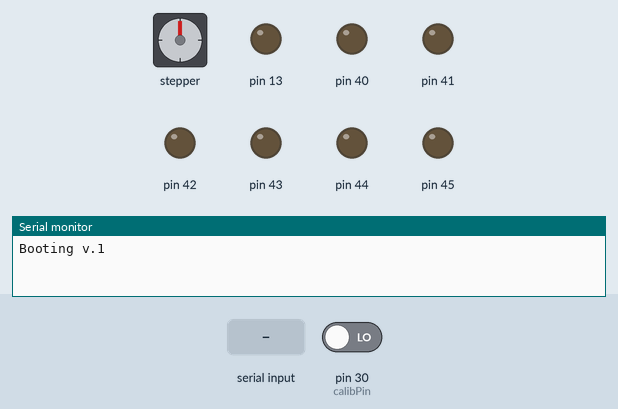
This sketch was run on a simulated Arduino Mega 2560, built with avr-gcc and run on an emulated ATmega2560. Shown: stepper motor, output pins drawn as LEDs (lit = HIGH), the last lines printed to the serial monitor. The test bench sets the inputs (shaded band); at power-on: pin 30 (calibPin) LOW. Stepper angles assume 6000 steps per turn.

Above: at 1.2 s.
1.3 s: "90,45\n" received over Serial
At 4.29 s:
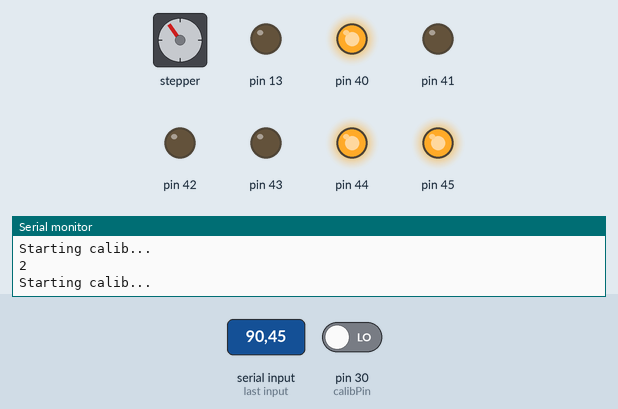
4.3 s: pin 30 (calibPin) driven HIGH
At 4.53 s:
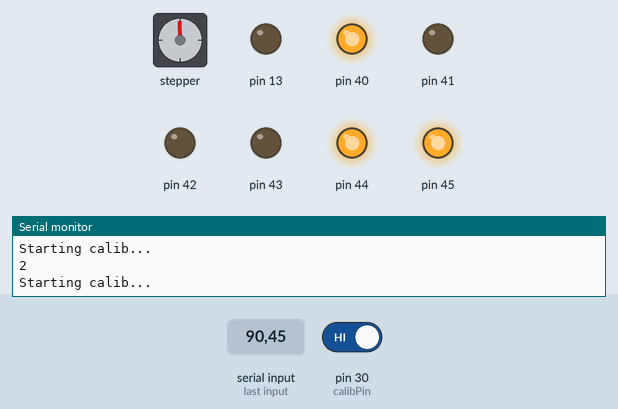
7.3 s: "30,150\n" received over Serial
At 8.1 s:
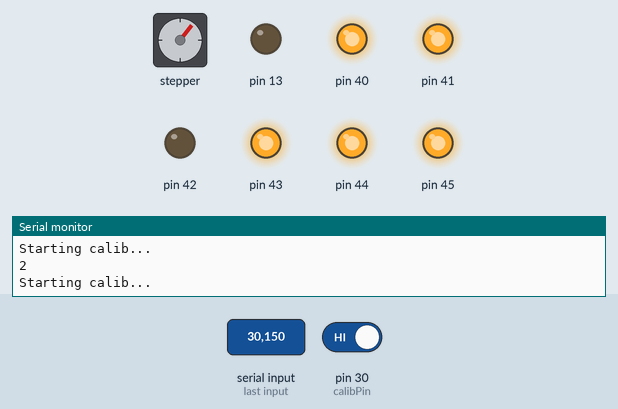
10.3 s: pin 30 (calibPin) driven LOW
13.3 s: "200\n" received over Serial
At 16.29 s:
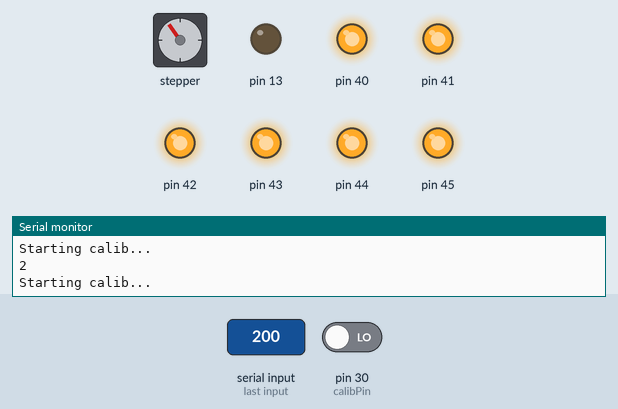
16.3 s: pin 30 (calibPin) driven HIGH
Timing chart, 0 to 23.4 s (numbered marks = the images above; inputs shaded):
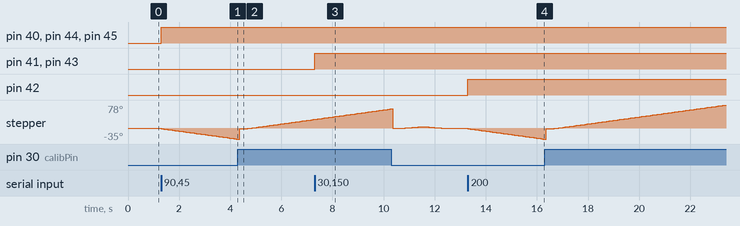

Measured:
- after the input at 1.3 s, pin 40, pin 44, pin 45: LOW → HIGH at once; stepper: keeps turning counter-clockwise at about 12°/s, starting at once
- after the input at 7.3 s, pin 41, pin 43: LOW → HIGH at once
- after the input at 13.3 s, pin 42: LOW → HIGH at once; stepper: keeps turning counter-clockwise at about 12°/s, starting at once

The sketch:

soda_motor.ino
```cpp
/*     Simple Stepper Motor Control Exaple Code

    by Dejan Nedelkovski, www.HowToMechatronics.com

*/


#include <AccelStepper.h>

const int stepsPerRevolution = 6000;  // change this to fit the number of steps per revolution

// defines pins numbers
const unsigned int stepPin = 22;
const unsigned int dirPin = 24;
const unsigned int inPin = 5;
const unsigned int calibPin = 30;
const unsigned int disp1En = 40;

// Define a stepper and the pins it will use
AccelStepper stepper(1, stepPin, dirPin);

void setup()
{
  stepper.setMaxSpeed(600.0f);
  //stepper.setSpeed(200.0f);
  stepper.setAcceleration(200.0);
  pinMode(inPin, INPUT);
  pinMode(13, OUTPUT);
  pinMode(calibPin, INPUT);
  for(int i = 40; i < 46; i++){
    pinMode(i, OUTPUT);
  }

  Serial.begin(115200);
  Serial.println("Booting v.1");
}


#define ST_INIT  0
#define ST_NEG   1
#define ST_POS   2
#define ST_RESET 3
#define ST_IDLE  4
#define ST_DISP  5


#define DISPENSERENABLEOFFSET 40

int calibState = ST_IDLE;

int dispenserEn = 0;
void loop()
{
  if (Serial.available() > 0) {
    byte incomingByte = Serial.read();
    calibState = ST_INIT;
    dispenserEn = DISPENSERENABLEOFFSET + incomingByte - '0';
    Serial.println(dispenserEn);
  }

  switch (calibState) {
    case ST_INIT:
      Serial.println("Starting calib...");
      setEnable(dispenserEn);
      calibState = (digitalRead(calibPin) == HIGH ? ST_POS : ST_NEG);
      break;

    case ST_NEG:
      stepper.setSpeed(-200);
      if (digitalRead(calibPin) == HIGH) {
        calibState = ST_POS;
        stepper.setCurrentPosition(0);
        stepper.runToNewPosition(-10);
      }
      stepper.runSpeed();
      break;

    case ST_POS:
      stepper.setSpeed(200);
      if (digitalRead(calibPin) == LOW) {
        calibState = ST_RESET;
      }
      stepper.runSpeed();
      break;

    case ST_RESET:
      stepper.setCurrentPosition(0);
      Serial.println("Calib done");
      calibState = ST_DISP;
      break;

    case ST_DISP:
      stepper.runToNewPosition(90);
      stepper.runToNewPosition(0);
      setDisable(dispenserEn);
      calibState = ST_IDLE;

      break;

    case ST_IDLE:
      break;
  }
}

void setEnable(int dispPin){
  digitalWrite(dispPin, HIGH);
}

void setDisable(int dispPin){
  digitalWrite(dispPin, LOW);
}
```
